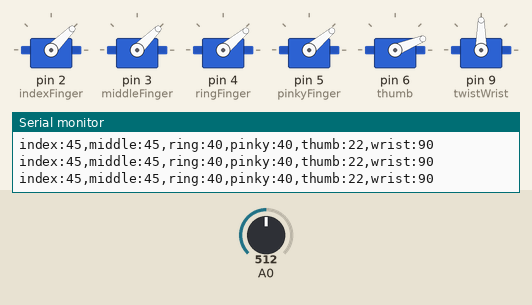
This sketch was run on a simulated Arduino Uno, built with avr-gcc and run on an emulated ATmega328P. On the bench: 6 × servo, the last lines printed to the serial monitor. The inputs (shaded band) are chosen by the test bench; at power-on: A0 = 512.

Above: at 1.2 s.
1.3 s: A0 set to 716
At 2.4 s:
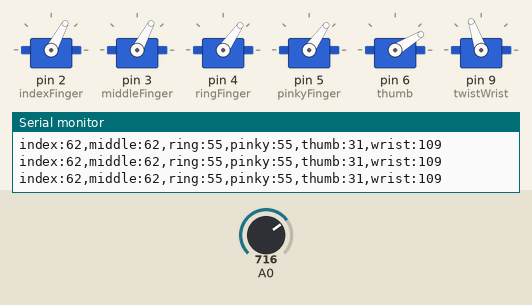
2.8 s: A0 set to 900
At 3.4 s:
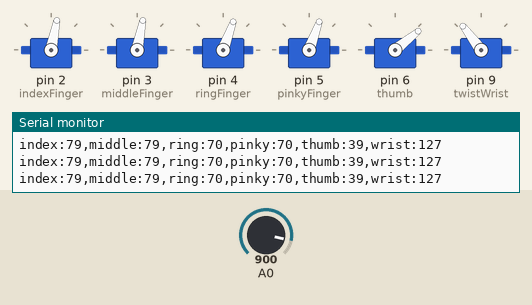
4.3 s: A0 set to 1023
At 5.5 s:
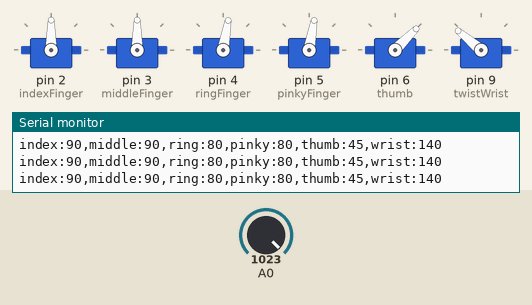
5.8 s: A0 set to 511
At 6.6 s:
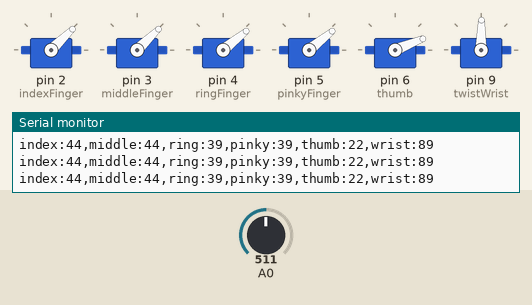
7.3 s: A0 set to 133
At 7.6 s:
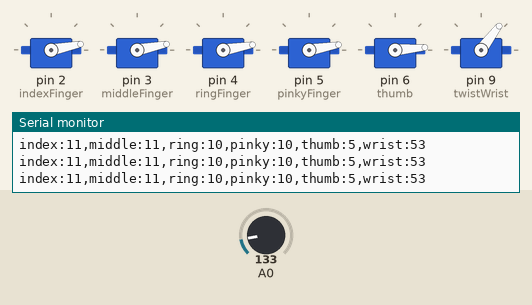
8.8 s: A0 set to 122
At 9.8 s:
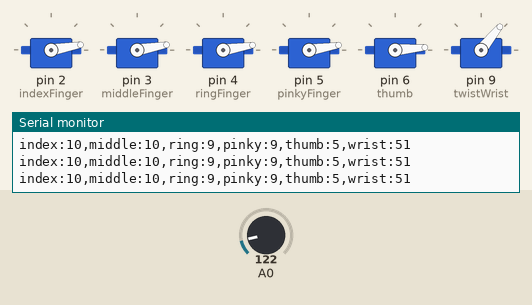
Timing chart, 0 to 11.3 s (numbered marks = the images above; inputs shaded):
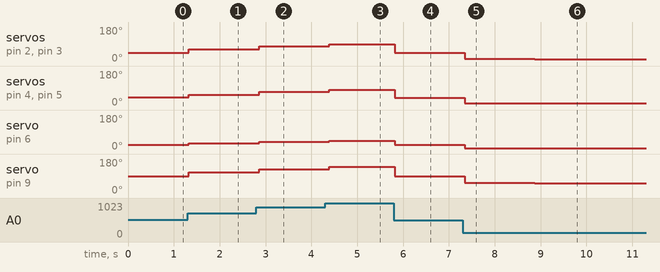

The sketch:

Potentiometer_Servos.ino
```cpp
/*
  Course:   Bionics and Wearable Robotics 0360108
  Authors:  Elad Siman Tov, Eitan Gerber
  Date:     August 5th, 2025
*/
#include <Servo.h>
Servo indexFinger, middleFinger, ringFinger, pinkyFinger, thumb, twistWrist;

void setup() {
  indexFinger.attach(2);  // Servo_1
  middleFinger.attach(3); // Servo_2
  ringFinger.attach(4);   // Servo_3
  pinkyFinger.attach(5);  // Servo_4
  thumb.attach(6);        // Servo_5
  twistWrist.attach(9);   // Servo_6

  // Move to resting position
  indexFinger.write(0);  // Servo_1 == top right servo
  middleFinger.write(0); // Servo_2 == top middle servo
  ringFinger.write(0);   // Servo_3 == top left servo
  pinkyFinger.write(0);  // Servo_4 == bottom left servo
  thumb.write(0);        // Servo_5 == bottom right servo
  twistWrist.write(90);  // Servo_6

  // Do this for the hand supination / pronation motor: it is already at 90 so immidiately position at 90!
  // motor.write(90); // Immidiately move to the current physical angle position to avoid it to reset to 90 during init process
  // Do this for the rest of the motors which are positioned at 0.
  // Immidiately move to the current physical angle position to avoid it to reset to 90 during init process
  Serial.begin(115200);
}

void loop() {
  // Define Hardcoded Ranges of Motion per finger.
  // Pinky  ROM: 0-80 (bottom left servo)
  // Ring   ROM: 0-80 (top left servo)
  // Middle ROM: 0-90 (top middle servo)
  // Index  ROM: 0-90 (top right servo)
  // Thumb  ROM: 0-45 (bottom right servo)

  // Read the potentiometer from A0. If you want to use Hall sensor it is A9 but use 3.3V to avoid saturating.
  int potValue = analogRead(A0);

  int indexAngle = map(potValue, 0, 1023, 0, 90); // scale to ROM of index finger
  int middleAngle = map(potValue, 0, 1023, 0, 90);
  int ringAngle = map(potValue, 0, 1023, 0, 80);
  int pinkyAngle = map(potValue, 0, 1023, 0, 80);
  int thumbAngle = map(potValue, 0, 1023, 0, 45);
  int wristAngle = map(potValue, 0, 1023, 40, 140); // scale to mid range of 90 and range of 100.

  // Write command to all motors
  indexFinger.write(indexAngle);  // Servo_1 == top right servo
  middleFinger.write(middleAngle); // Servo_2 == top middle servo
  ringFinger.write(ringAngle);   // Servo_3 == top left servo
  pinkyFinger.write(pinkyAngle);  // Servo_4 == bottom left servo
  thumb.write(thumbAngle);        // Servo_5 == bottom right servo
  twistWrist.write(wristAngle);  // Servo_6

  Serial.print("index:"); Serial.print(indexAngle); Serial.print(",");
  Serial.print("middle:"); Serial.print(middleAngle); Serial.print(",");
  Serial.print("ring:"); Serial.print(ringAngle); Serial.print(",");
  Serial.print("pinky:"); Serial.print(pinkyAngle); Serial.print(",");
  Serial.print("thumb:"); Serial.print(thumbAngle); Serial.print(",");
  Serial.print("wrist:"); Serial.println(wristAngle);

  delay(100);
}
```

Measured:
- after the input at 1.3 s, servo on pin 2 (indexFinger), servo on pin 3 (middleFinger): 45° → 62° at once; servo on pin 4 (ringFinger), servo on pin 5 (pinkyFinger): 40° → 55° at once; servo on pin 6 (thumb): 22° → 31° at once; servo on pin 9 (twistWrist): 90° → 109° at once
- after the input at 2.8 s, servo on pin 2 (indexFinger), servo on pin 3 (middleFinger): 62° → 79° after 0.06 s; servo on pin 4 (ringFinger), servo on pin 5 (pinkyFinger): 55° → 70° after 0.06 s; servo on pin 6 (thumb): 31° → 39° after 0.06 s; servo on pin 9 (twistWrist): 109° → 127° after 0.06 s
- after the input at 4.3 s, servo on pin 2 (indexFinger), servo on pin 3 (middleFinger): 79° → 90° after 0.09 s; servo on pin 4 (ringFinger), servo on pin 5 (pinkyFinger): 70° → 80° after 0.09 s; servo on pin 6 (thumb): 39° → 45° after 0.09 s; servo on pin 9 (twistWrist): 127° → 140° after 0.09 s
- after the input at 5.8 s, servo on pin 2 (indexFinger), servo on pin 3 (middleFinger): 90° → 44° at once; servo on pin 4 (ringFinger), servo on pin 5 (pinkyFinger): 80° → 39° at once; servo on pin 6 (thumb): 45° → 22° at once; servo on pin 9 (twistWrist): 140° → 89° at once
- after the input at 7.3 s, servo on pin 2 (indexFinger), servo on pin 3 (middleFinger): 44° → 11° after 0.05 s; servo on pin 4 (ringFinger), servo on pin 5 (pinkyFinger): 39° → 10° after 0.05 s; servo on pin 6 (thumb): 22° → 5° after 0.05 s; servo on pin 9 (twistWrist): 89° → 53° after 0.05 s
- after the input at 8.8 s, servo on pin 2 (indexFinger), servo on pin 3 (middleFinger): 11° → 10° after 0.07 s; servo on pin 4 (ringFinger), servo on pin 5 (pinkyFinger): 10° → 9° after 0.07 s; servo on pin 9 (twistWrist): 53° → 51° after 0.07 s
